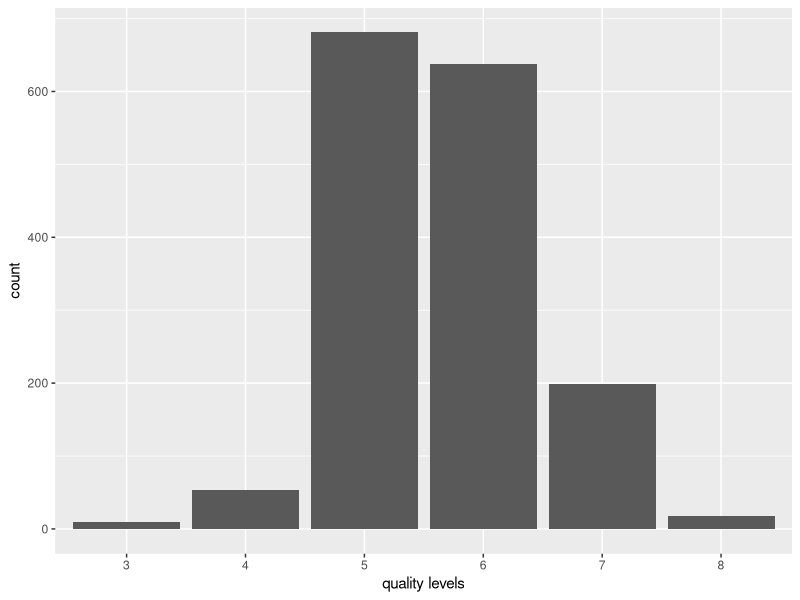
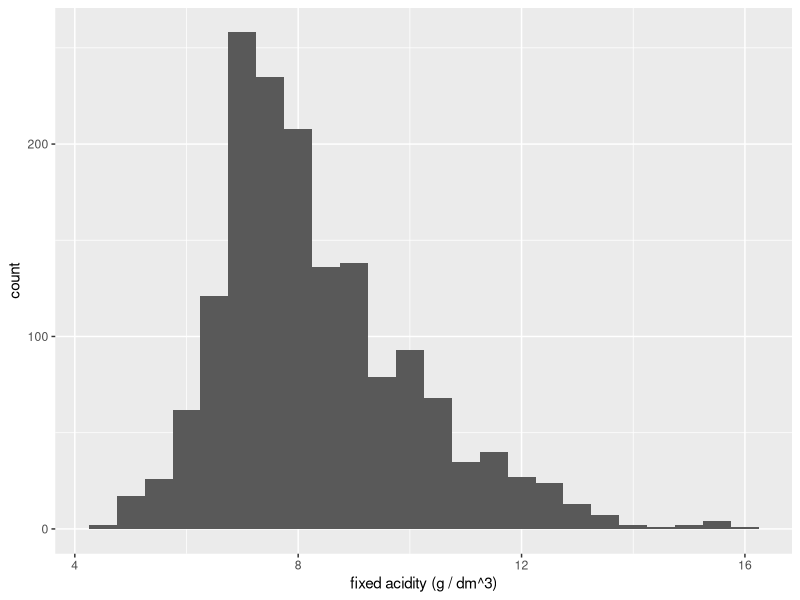
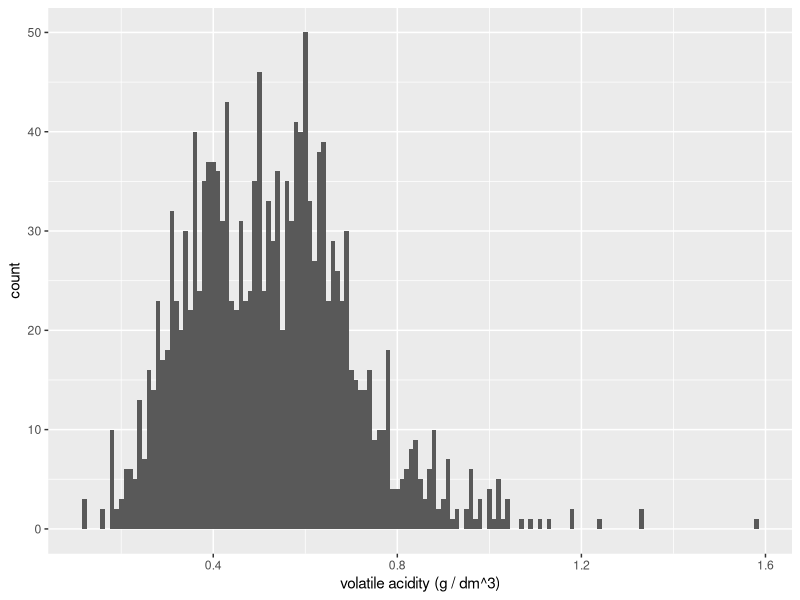
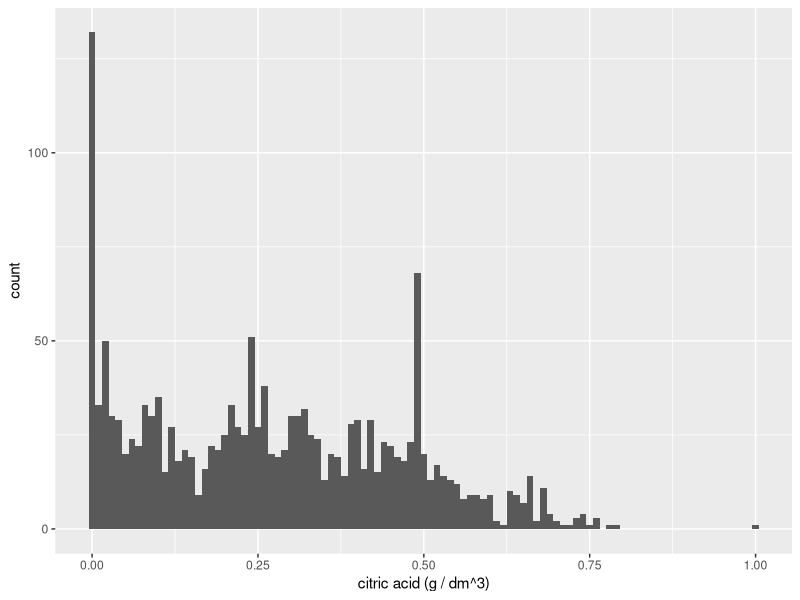
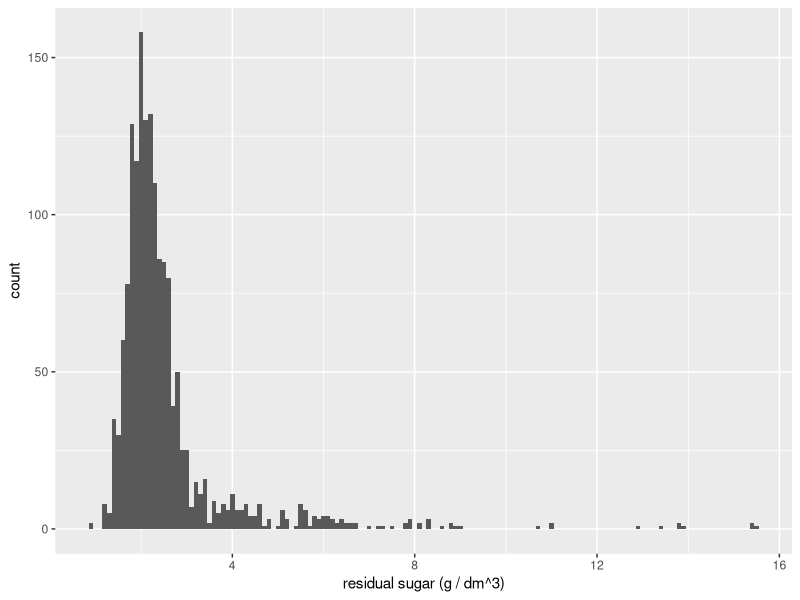
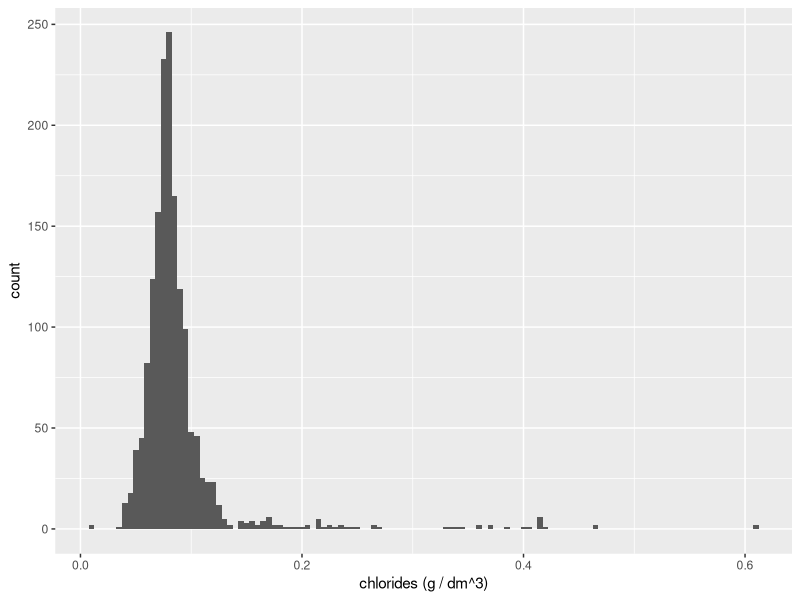
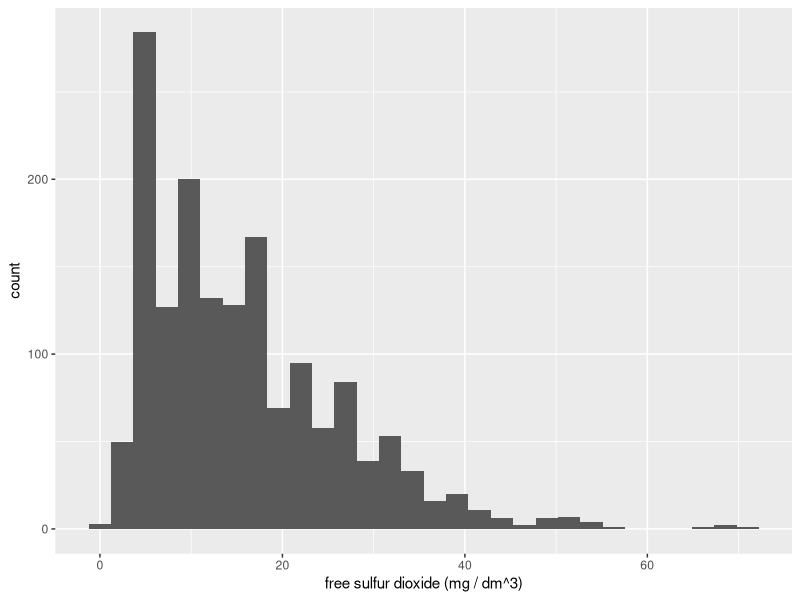
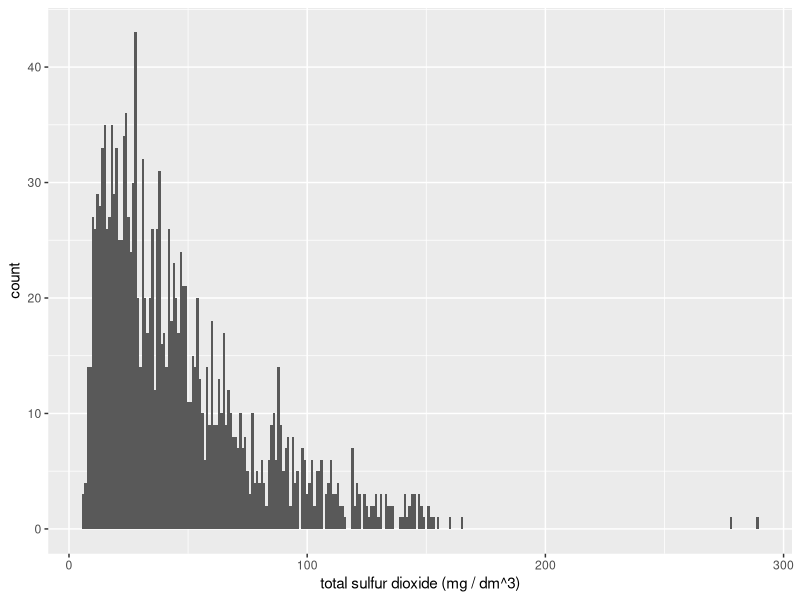

R code for these plots, in order:
## ---- chunk 1
# 加载你最终使用的所有组件
# 在这个代码块的分析中。
# 注意，在这个代码块中，将参数 "echo" 设为假。
# This prevents the code from displaying in the knitted HTML output.这可以避免代
# 码混入 HTML 输出显示。
# 应当在文件中，对所有代码块设为 echo=FALSE 。
library(ggplot2)
library(GGally)
library(RColorBrewer)
                                                                                
## ---- chunk 2
# 加载数据
wine <- read.csv('wineQualityReds.csv')
## ---- chunk 3
# 查看数据集的基本情况
dim(wine)
str(wine)
summary(wine)
## ---- chunk 4
# quality应该被当作分类变量

wine$quality <- factor(wine$quality)

str(wine)
## ---- chunk 5
# 关于质量的直方图
ggplot(aes(x = quality), data = wine) +
  geom_histogram(stat = "count") +
  labs(x = "quality levels")

## ---- chunk 6
#关于fixed.acidity的直方图
ggplot(aes(x = fixed.acidity), data = wine) +
  geom_histogram(binwidth = 0.5) +
  labs(x = "fixed acidity (g / dm^3)")
## ---- chunk 7
#关于挥发性酸度的直方图
ggplot(aes(x = volatile.acidity), data = wine) +
  geom_histogram(binwidth = 0.01) +
  labs(x = "volatile acidity (g / dm^3)")
## ---- chunk 8
#关于柠檬酸的直方图
ggplot(aes(x = citric.acid), data = wine) +
  geom_histogram(binwidth = 0.01) +
  labs(x = "citric acid (g / dm^3)")
## ---- chunk 9
#关于残余糖分的直方图
wine$residual.sugar[wine$residual.sugar < 1]
wine$residual.sugar[wine$residual.sugar > 45]
ggplot(aes(x = residual.sugar), data = wine) +
  geom_histogram(binwidth = 0.1) +
  labs(x = "residual sugar (g / dm^3)")
## ---- chunk 10
#关于氯化物的直方图
ggplot(aes(x = chlorides), data = wine) +
  geom_histogram(binwidth = 0.005) +
  labs(x = "chlorides (g / dm^3)")
## ---- chunk 11
#关于free.sulfur.dioxide的直方图
ggplot(aes(x = free.sulfur.dioxide), data = wine) +
  geom_histogram() +
  labs(x = "free sulfur dioxide (mg / dm^3)")
## ---- chunk 12
#关于total.sulfur.dioxide的直方图
ggplot(aes(x = total.sulfur.dioxide), data = wine) +
  geom_histogram(binwidth = 1) +
  labs(x = "total sulfur dioxide (mg / dm^3)")
## ---- chunk 13
#关于密度的直方图
ggplot(aes(x = density), data = wine) +
  geom_histogram() +
  labs(x = "density (g / cm^3)")
## ---- chunk 14
#关于酸度的直方图
ggplot(aes(x = pH), data = wine) +
  geom_histogram() 
## ---- chunk 15
#硫酸盐的直方图
ggplot(aes(x = sulphates), data = wine) +
  geom_histogram() +
  labs(x = "sulphates (g / dm3)")
## ---- chunk 16
#酒精含量的直方图
ggplot(aes(x = alcohol), data = wine) +
  geom_histogram() +
  labs(x = "alcohol (% by volume)")
## ---- chunk 17
# 筛选出需要分析的变量并作出相应的绘图矩阵
myvars <- names(wine) %in% c("fixed.acidity", "chlorides", 
                             "total.sulfur.dioxide") 
wine2 <- wine[!myvars]
ggpairs(wine2,
        upper = list(continuous = wrap("cor", size = 3), combo = "box_no_facet"),
        lower = list(continuous = wrap('points', size = 0.1, alpha = 0.3)),
         diag = list(continuous = "densityDiag")) 
## ---- chunk 18
#酒精含量与不同的质量类型的酒的箱线图和散点图，分析其相关性

ggplot(aes(x = quality, y = alcohol), data = wine) +
  geom_boxplot(alpha = 0.1, color = 'blue') +
  geom_jitter(alpha = 0.1, size = 1) +
  stat_summary(fun.y = 'mean', geom = 'point', color = 'red') +
  labs(x = "quality levels",
       y = "alcohol (% by volume)")

## ---- chunk 19
#硫酸盐含量与不同的质量类型的酒的箱线图和散点图，分析其相关性
ggplot(aes(x = quality, y = sulphates), data = wine) +
  geom_boxplot(alpha = 0.1, color = 'blue') +
  geom_jitter(alpha = 0.1, size = 1) +
  stat_summary(fun.y = 'mean', geom = 'point', color = 'red') +
  labs(x = "quality levels",
       y = "sulphates (g / dm3)")
## ---- chunk 20
#酸度与不同的质量类型的酒的箱线图和散点图，分析其相关性
ggplot(aes(x = quality, y = pH), data = wine) +
  geom_boxplot(alpha = 0.1, color = 'blue') +
  geom_jitter(alpha = 0.1, size = 1) +
  stat_summary(fun.y = 'mean', geom = 'point', color = 'red') +
  labs(x = "quality levels",
       y = "pH")
## ---- chunk 21
#free sulfur dioxide与不同的质量类型的酒的箱线图和散点图，分析其相关性
ggplot(aes(x = quality, y = free.sulfur.dioxide), data = wine) +
  geom_boxplot(alpha = 0.1, color = 'blue') +
  geom_jitter(alpha = 0.1, size = 1) +
  stat_summary(fun.y = 'mean', geom = 'point', color = 'red') +
  labs(x = "quality levels",
       y = "free sulfur dioxide (mg / dm^3)")
## ---- chunk 22
#残余糖量与不同的质量类型的酒的箱线图和散点图，分析其相关性
ggplot(aes(x = quality, y = residual.sugar), data = wine) +
  geom_boxplot(alpha = 0.1, color = 'blue') +
  geom_jitter(alpha = 0.1, size = 1) +
  stat_summary(fun.y = 'mean', geom = 'point', color = 'red') +
  labs(x = "quality levels",
       y = "residual sugar (g / dm^3)")
## ---- chunk 23
#柠檬酸量与不同的质量类型的酒的箱线图和散点图，分析其相关性
ggplot(aes(x = quality, y = citric.acid), data = wine) +
  geom_boxplot(alpha = 0.1, color = 'blue') +
  geom_jitter(alpha = 0.1, size = 1) +
  stat_summary(fun.y = 'mean', geom = 'point', color = 'red') +
  labs(x = "quality levels",
       y = "citric acid (g / dm^3)")
## ---- chunk 24

#挥发性酸度与不同的质量类型的酒的箱线图和散点图，分析其相关性
ggplot(aes(x = quality, y = volatile.acidity), data = wine) +
  geom_boxplot(alpha = 0.1, color = 'blue') +
  geom_jitter(alpha = 0.1, size = 1) +
  stat_summary(fun.y = 'mean', geom = 'point', color = 'red') +
  labs(x = "quality levels",
       y = "volatile acidity (g / dm^3)")
## ---- chunk 25
#酸度与柠檬酸的散点图，分析其相关性
ggplot(aes(x = pH, y = citric.acid), data = wine) +
  geom_point(alpha = 0.3) +
  geom_smooth()
## ---- chunk 26
#密度与不同的质量类型的酒的箱线图和散点图，分析其相关性
ggplot(aes(x = quality, y = density), data = wine) +
  geom_boxplot(alpha = 0.1, color = 'blue') +
  geom_jitter(alpha = 0.1, size = 1) +
  stat_summary(fun.y = 'mean', geom = 'point', color = 'red') +
  labs(x = "quality levels",
       y = "density (g / cm^3)")
## ---- chunk 27
#按质量分类，探索密度和酒精的相关性
ggplot(aes(x = density, y = alcohol, color = quality), data = wine) +
  geom_jitter() +
  scale_color_brewer(type = 'div', palette = "PuOr") +
  theme_dark() +
  labs(x = "density (g / cm^3)",
       y = "alcohol (% by volume)") 
## ---- chunk 28
#按质量分类，探索酸度和酒精的相关性
ggplot(aes(x = pH, y = alcohol, color = quality), data = wine) +
  geom_jitter() +
  scale_color_brewer(type = 'div', palette = "PuOr") +
  theme_dark() +
  labs(x = "pH",
       y = "alcohol (% by volume)")
## ---- chunk 29
#按质量分类，探索柠檬酸和酸度的相关性
ggplot(aes(x = pH, y = citric.acid, color = quality), data = wine) +
  geom_jitter() +
  scale_color_brewer(type = 'div', palette = "PuOr") +
  theme_dark() +
  labs(x = "pH",
       y = "citric acid (g / dm^3)")
## ---- chunk 30
#按质量分类，探索柠檬酸和密度的相关性
ggplot(aes(x = density, y = citric.acid, color = quality), data = wine) +
  geom_jitter() +
  scale_color_brewer(type = 'div', palette = "PuOr") +
  theme_dark() +
  labs(x = "density (g / cm^3)",
       y = "citric acid (g / dm^3)")
## ---- chunk 31
#按质量分类，探索柠檬酸和酒精的相关性
ggplot(aes(x = alcohol, y = citric.acid, color = quality), data = wine) +
  geom_jitter() +
  scale_color_brewer(type = 'div', palette = "PuOr") +
  theme_dark() +
  labs(x = "alcohol (% by volume)",
       y = "citric acid (g / dm^3)")
## ---- chunk 32
#按质量分类，探索硫酸盐和酒精的相关性
ggplot(aes(x = alcohol, y = sulphates, color = quality), data = wine) +
  geom_jitter() +
  scale_color_brewer(type = 'div', palette = "PuOr") +
  theme_dark() +
  labs(x = "alcohol (% by volume)",
       y = "sulphates (g / dm3)") 
## ---- chunk 33
#按质量分类，探索硫酸盐和酸度的相关性
ggplot(aes(x = pH, y = sulphates, color = quality), data = wine) +
  geom_jitter() +
  scale_color_brewer(type = 'div', palette = "PuOr") +
  coord_cartesian(xlim = c(3.0, 3.7)) +
  theme_dark() +
  labs(x = "pH",
       y = "sulphates (g / dm3)") 
## ---- chunk 34
#按质量分类，探索硫酸盐和密度的相关性
ggplot(aes(x = density, y = sulphates, color = quality), data = wine) +
  geom_jitter() +
  scale_color_brewer(type = 'div', palette = "PuOr") +
  theme_dark() +
  labs(x = "density (g / cm^3)",
       y = "sulphates (g / dm3)") +
  coord_cartesian(xlim = c(0.993, 1.000)) 
## ---- chunk 35
#按质量分类，探索挥发性酸度和密度的相关性
ggplot(aes(x = density, y = volatile.acidity, color = quality), data = wine) +
  geom_jitter() +
  scale_color_brewer(type = 'div', palette = "PuOr") +
  theme_dark() +
  labs(x = "density (g / cm^3)",
       y = "volatile acidity (g / dm^3)") +
  coord_cartesian(xlim = c(0.992, 1.001)) 
## ---- chunk 36
#按质量分类，探索挥发性酸度和酸度的相关性
ggplot(aes(x = pH, y = volatile.acidity, color = quality), data = wine) +
  geom_jitter() +
  scale_color_brewer(type = 'div', palette = "PuOr") +
  theme_dark() +
  labs(x = "pH",
       y = "volatile acidity (g / dm^3)") +
  coord_cartesian(xlim = c(2.9, 3.8))
## ---- chunk 37
#按质量分类，探索挥发性酸度和酒精的相关性
ggplot(aes(x = alcohol, y = volatile.acidity, color = quality), data = wine) +
  geom_jitter() +
  scale_color_brewer(type = 'div', palette = "PuOr") +
  theme_dark() +
  labs(x = "alcohol (% by volume)",
       y = "volatile acidity (g / dm^3)") +
  coord_cartesian(xlim = c(9, 13)) 
## ---- chunk 38
#第一个总结图，质量的分布情况
ggplot(aes(x = quality), data = wine) +
  geom_histogram(stat = "count") +
  labs(x = "quality levels",
       title = "The distribution of Quality levels")
## ---- chunk 39
#第二个总结图，总结了酒精含量与不同的质量类型的酒的箱线图和散点图，和其相关性


ggplot(aes(x = quality, y = alcohol), data = wine) +
  geom_boxplot(alpha = 0.1, color = 'blue') +
  geom_jitter(alpha = 0.1, size = 1) +
  stat_summary(fun.y = 'mean', geom = 'point', color = 'red') +
  labs(x = "quality levels",
       y = "alcohol (% by volume)",
       title = "Relationship of Quality levels and Alcohol")
## ---- chunk 40
#第三个总结图，按质量分类，总结了挥发性酸度，酸度和不同质量酒之间的相关性
ggplot(aes(x = pH, y = volatile.acidity, color = quality), data = wine) +
  geom_jitter() +
  scale_color_brewer(type = 'div', palette = "PuOr") +
  theme_dark() +
  labs(x = "pH",
       y = "volatile acidity (g / dm^3)",
       title = "Relationship of pH and Volatile acidity by Quality") +
  coord_cartesian(xlim = c(2.9, 3.8))
